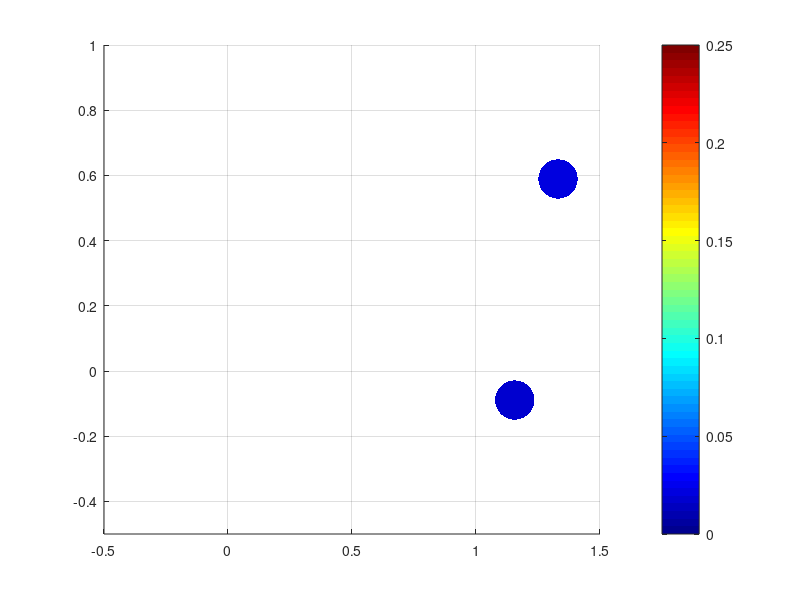

Reproduce this figure in MATLAB.
clc; clear; close all;

%Position = csvread('Position'); Velocity = csvread('Velocity');

load('plotting.mat')

for i= 1:size(position.x,1)
scatter3(position.x(i,:),position.y(i,:), zeros(1,size(position.x,2)),800, ...
    abs(sqrt(velocity.x(i,:).^2 + velocity.y(i,:)).^2),'filled');
view(2)
colormap jet;
colorbar;
caxis([0 0.25])
xlim([-0.5 1.5])
ylim([-0.5 1])
% title('Particles colored with velocity, time step = 0.04, Verlet Algorithm')
pause(0.00001);

% Uncomment the following to save

% drawnow;
% frame = getframe(1);
% im = frame2im(frame);
% [imind,cm] = rgb2ind(im,256);
% outfile = 'SevenParticles.gif';
% 
% % On the first loop, create the file. In subsequent loops, append.
% if i==1
%     imwrite(imind,cm,outfile,'gif','DelayTime',0,'loopcount',inf);
% else
%     imwrite(imind,cm,outfile,'gif','DelayTime',0,'writemode','append');
% end

end